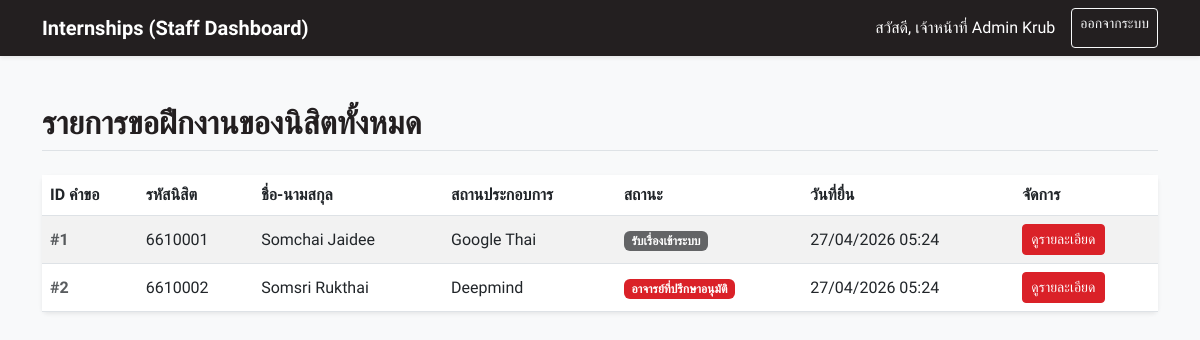
The page /staff_dashboard.php (signed in) on the database its author committed.
### tables this page shows
CREATE TABLE `internship_requests` (
  `id` int(11) NOT NULL AUTO_INCREMENT,
  `student_id` int(11) NOT NULL,
  `program_type` varchar(50) NOT NULL,
  `major` varchar(100) NOT NULL,
  `student_phone` varchar(20) NOT NULL,
  `student_email` varchar(100) NOT NULL,
  `internship_type` enum('course','experience') NOT NULL,
  `course_code` varchar(20) DEFAULT NULL,
  `course_name` varchar(100) DEFAULT NULL,
  `location_type` enum('domestic','international') NOT NULL,
  `country` varchar(100) DEFAULT NULL,
  `doc_language` enum('thai','english') NOT NULL,
  `doc_type` enum('consideration','consideration_and_referral') NOT NULL,
  `company_name` varchar(255) NOT NULL,
  `position` varchar(255) NOT NULL,
  `coordinator_name` varchar(100) NOT NULL,
  `agency_phone` varchar(20) NOT NULL,
  `agency_email` varchar(100) NOT NULL,
  `start_date` date NOT NULL,
  `end_date` date NOT NULL,
  `semester` varchar(10) NOT NULL,
  `academic_year` varchar(10) NOT NULL,
  `attempt_number` int(11) NOT NULL DEFAULT 1,
  `previous_agency` varchar(255) DEFAULT NULL,
  `reason_for_change` text DEFAULT NULL,
  `status` int(11) NOT NULL DEFAULT 1 COMMENT '1: Received, 2: Advisor Approved, 3: Letter Issued, 4: Finished, 9: Canceled',
  `created_at` timestamp NOT NULL DEFAULT CURRENT_TIMESTAMP,
  PRIMARY KEY (`id`),
  FOREIGN KEY (`student_id`) REFERENCES `users`(`id`) ON DELETE CASCADE
);

CREATE TABLE `users` (
  `id` int(11) NOT NULL AUTO_INCREMENT,
  `username` varchar(50) NOT NULL UNIQUE,
  `password` varchar(255) NOT NULL,
  `role` enum('student','staff','teacher') NOT NULL,
  `first_name` varchar(100) NOT NULL,
  `last_name` varchar(100) NOT NULL,
  `title` varchar(50) DEFAULT NULL,
  `year_level` int(11) DEFAULT NULL,
  `profile_image` varchar(255) DEFAULT NULL,
  `education` text DEFAULT NULL,
  PRIMARY KEY (`id`)
);

### staff_dashboard.php (the view, shortened to what this page needs)
<?php
include 'config.php';
$sql = "SELECT ir.*, u.first_name, u.last_name, u.username as student_id_code
        FROM internship_requests ir
        JOIN users u ON ir.student_id = u.id
        ORDER BY ir.created_at DESC";
$result = $conn->query($sql);
?>
<!DOCTYPE html>
<html lang="th">
<head>
    <link href="https://cdn.jsdelivr.net/npm/bootstrap@5.3.0/dist/css/bootstrap.min.css" rel="stylesheet">
    <link rel="stylesheet" href="swu-theme.css">
</head>
<body>
<nav class="navbar navbar-expand-lg navbar-dark bg-dark shadow-sm">
  <div class="container">
    <a class="navbar-brand fw-bold" href="#">Internships (Staff Dashboard)</a>
    <div class="d-flex">
        <span class="navbar-text text-white me-3">สวัสดี, เจ้าหน้าที่ <?= $_SESSION['name'] ?></span>
        <a href="logout.php" class="btn btn-outline-light btn-sm">ออกจากระบบ</a>
    </div>
  </div>
</nav>
<div class="container mt-5">
    <h2 class="mb-4 text-dark fw-bold border-bottom pb-2">รายการขอฝึกงานของนิสิตทั้งหมด</h2>
    <div class="card shadow-sm border-0">
        <div class="card-body p-0">
            <div class="table-responsive">
                <table class="table table-hover table-striped mb-0 align-middle">
                    <thead class="bg-light">
                        <tr>
                            <th>ID คำขอ</th>
                            <th>รหัสนิสิต</th>
                            <th>ชื่อ-นามสกุล</th>
                            <th>สถานประกอบการ</th>
                            <th>สถานะ</th>
                            <th>วันที่ยื่น</th>
                            <th>จัดการ</th>
                        </tr>
                    </thead>
                    <tbody>
                        <?php if($result->num_rows > 0): ?>
                            <?php while($row = $result->fetch_assoc()): ?>
                                <tr>
                                    <td class="fw-bold text-muted">#<?= $row['id'] ?></td>
                                    <td><?= htmlspecialchars($row['student_id_code']) ?></td>
                                    <td><?= htmlspecialchars($row['first_name'] . ' ' . $row['last_name']) ?></td>
                                    <td><?= htmlspecialchars($row['company_name']) ?></td>
                                    <td><?= getStatusLabel($row['status']) ?></td>
                                    <td><?= date('d/m/Y H:i', strtotime($row['created_at'])) ?></td>
                                    <td>
                                        <a href="staff_view.php?id=<?= $row['id'] ?>" class="btn btn-sm btn-primary">ดูรายละเอียด</a>
                                    </td>
                                </tr>
                            <?php endwhile; ?>
                        <?php else: ?>
                            <tr>
                                <td colspan="7" class="text-center py-4 text-muted">ยังไม่มีรายการคำขอ</td>
                            </tr>
                        <?php endif; ?>
                    </tbody>
                </table>
            </div>
        </div>
    </div>
</div>
</body>
</html>

### config.php (shortened to what this page needs)
<?php
function getStatusLabel($status_code) {
    switch ($status_code) {
        case 1: return '<span class="badge bg-secondary">รับเรื่องเข้าระบบ</span>';
        case 2: return '<span class="badge bg-primary">อาจารย์ที่ปรึกษาอนุมัติ</span>';
    }
}
?>

### swu-theme.css (style rules this page uses)
:root { --swu-red: #DA2128; --swu-red-hover: #b01820; --swu-grey: #636466; --swu-dark: #231F20; --bs-primary: #DA2128; --bs-primary-rgb: 218, 33, 40; --bs-secondary: #636466; --bs-secondary-rgb: 99, 100, 102; --bs-dark: #231F20; --bs-dark-rgb: 35, 31, 32; --bs-link-color: #DA2128; --bs-link-hover-color: #b01820; }
.btn-primary { --bs-btn-bg: var(--swu-red); --bs-btn-border-color: var(--swu-red); --bs-btn-hover-bg: var(--swu-red-hover); --bs-btn-hover-border-color: var(--swu-red-hover); --bs-btn-focus-shadow-rgb: 218, 33, 40; --bs-btn-active-bg: var(--swu-red-hover); --bs-btn-active-border-color: var(--swu-red-hover); }
.bg-primary { background-color: var(--swu-red) !important; }
.bg-secondary { background-color: var(--swu-grey) !important; }
.bg-dark { background-color: var(--swu-dark) !important; }

### staff_dashboard.php (style rules this page uses)
body { font-family: 'Kanit', sans-serif; background-color: #f8f9fa; }

### rows shown on the page
internship_requests: id "1", student.username "6610001", student.last_name "Somchai Jaidee", company_name "Google Thai", status "รับเรื่องเข้าระบบ", created_at "27/04/2026 05:24"
internship_requests: id "2", student.username "6610002", student.last_name "Somsri Rukthai", company_name "Deepmind", status "อาจารย์ที่ปรึกษาอนุมัติ", created_at "27/04/2026 05:24"

### other values the page prints
$_SESSION['name'] "Admin Krub"
